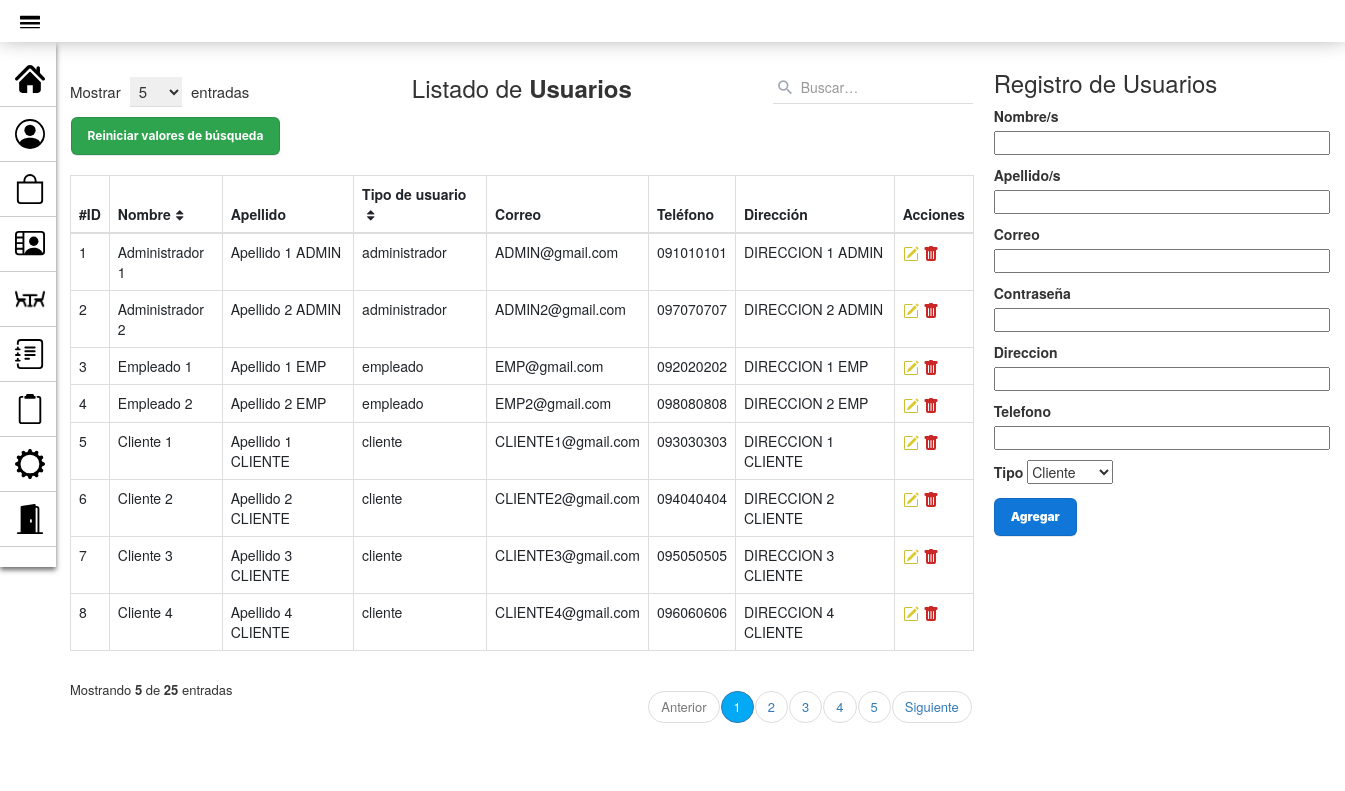
Page /PAGINA_GestionUsuarios.php on the committed database.
### tables this page shows
CREATE TABLE `usuario` (
  `id_usuario` int(10) PRIMARY KEY NOT NULL AUTO_INCREMENT COMMENT 'ID del Usuario',
  `nombre` varchar(40) NOT NULL COMMENT 'Nombre del Usuario',
  `apellido` varchar(40) NOT NULL COMMENT 'Apellido del Usuario',
  `correo` varchar(60) NOT NULL COMMENT 'Correo del Usuario',
  `password` varchar(20) NOT NULL COMMENT 'Clave del Usuario',
  `direccion` varchar(80) DEFAULT NULL COMMENT 'Direcciín de envío del Usuario',
  `telefono` varchar(18) DEFAULT NULL COMMENT 'Teléfono de contacto del Usuario',
  `tipo` varchar(30) NOT NULL DEFAULT 'cliente' COMMENT 'Tipo de usuario, para las jerarquias y permisos'
);

### modelo/conexion.php (called while the page is built)
<?php
class Conectar{
    public static function conexion (){
        try{
            $host ="localhost";
            $user ="root";
            $pass="";
            $bd="proyecto_grupo2";
            $con = mysqli_connect($host,$user,$pass);
            mysqli_select_db($con,$bd);
            return $con;
        }catch(Exception $e){
    die('Error'.$e->getMessage());
    echo "La linea de error " . $e->getLine();
        }
    }
    }
?>

### modelo/Usuario.php (called while the page is built, shortened)
<?php
class Usuario
{
    private $con;
    private $usuario;
    public function __construct()
    {
        require_once("conexion.php");
        $this->con = Conectar::conexion();
        $this->usuario = array();
    }
    public function listar_usuarios()
    {
        $sql = "SELECT * FROM usuario ORDER BY id_usuario";
        $query = mysqli_query($this->con, $sql);
        while ($filas = mysqli_fetch_array($query)) {
            $this->usuario[] = $filas;
        }
        return $this->usuario;
    }
}
?>

### vista/Usuarios_VISTA.php (the view, shortened to what this page needs)
<!DOCTYPE html>
<html lang="es">
<head>
    <link rel="stylesheet" href="assets/styles2.css">
    <link href="https://cdn.jsdelivr.net/npm/bootstrap@5.2.0/dist/css/bootstrap.min.css" rel="stylesheet">
    <link href="https://maxcdn.bootstrapcdn.com/bootstrap/3.3.7/css/bootstrap.min.css" rel="stylesheet">
</head>
<body>
    <div class="container">
        <div class="table-responsive">
            <div class="table-wrapper">
                <div class="table-title">
                    <div class="row">
                        <div class="col-xs-4">
                            <div class="show-entries">
                                <span>Mostrar</span>
                                <select>
                                    <option>5</option>
                                </select>
                                <span>entradas</span>
                            </div>
                        </div>
                        <div class="col-xs-4">
                            <h2 class="text-center">Listado de <b>Usuarios</b></h2>
                        </div>
                        <?php require_once("vista/BUSCAR_Usuario_VISTA.php"); ?>
                        <table class="table table-bordered">
                            <thead>
                                <tr>
                                    <th>#ID</th>
                                    <th>Nombre<i class="fa fa-sort"></i></th>
                                    <th>Apellido</th>
                                    <th>Tipo de usuario<i class="fa fa-sort"></i></th>
                                    <th>Correo</i></th>
                                    <th>Teléfono</th>
                                    <th>Dirección</th>
                                    <th>Acciones</th>
                                </tr>
                            </thead>
                            <tbody>
                                <?php foreach ($matrizUsuario as $usuario) : ?>
                                    <tr>
                                        <td scope="row"><?php echo $usuario['id_usuario'] ?></td>
                                        <td><?php echo $usuario['nombre'] ?></td>
                                        <td><?php echo $usuario['apellido'] ?></td>
                                        <td><?php echo $usuario['tipo'] ?></td>
                                        <td><?php echo $usuario['correo'] ?></td>
                                        <td><?php echo $usuario['telefono'] ?></td>
                                        <td><?php echo $usuario['direccion'] ?></td>
                                        <td>
                                            <a href="PAGINA_ModificarUsuario.php?id=<?php echo $usuario['id_usuario'] ?>" title="Editar"><img src="assets/iconos/icono-editar-2.svg"></a>
                                            <a href="controlador/eliminar_Usuario_controlador.php?id=<?php echo $usuario['id_usuario'] ?>" title="Eliminar" onclick="javascript:return asegurar();"><img src="assets/iconos/icono-papelera.svg"></a></a>
                                        </td>
                                    </tr>
                                <?php endforeach; ?>
                            </tbody>
                        </table>
                        <div class="clearfix">
                            <div class="hint-text">Mostrando <b>5</b> de <b>25</b> entradas</div>
                            <ul class="pagination">
                                <li class="page-item disabled"><a href="#">Anterior</a></li>
                                <li class="page-item active"><a href="#" class="page-link">1</a></li>
                                <li class="page-item"><a href="#" class="page-link">2</a></li>
                                <li class="page-item"><a href="#" class="page-link">3</a></li>
                                <li class="page-item"><a href="#" class="page-link">4</a></li>
                                <li class="page-item"><a href="#" class="page-link">5</a></li>
                                <li class="page-item"><a href="#" class="page-link">Siguiente</a></li>
                            </ul>
                        </div>
                    </div>
                </div>
</body>
</html>

### assets/styles2.css (style rules this page uses)
body { font-family: 'Roboto', sans-serif; background-repeat: no-repeat; background-size: cover; }
.table-responsive { margin: 50px 0; margin-left: 20px; }
.table-wrapper { min-width: 35em; background: #fff; padding: 20px; box-shadow: 0 1px 1px rgba(0, 0, 0, .05); }
.table-title { font-size: 15px; padding-bottom: 10px; margin: 0 0 10px; min-height: 45px; }
.table-title h2 { margin: 5px 0 0; font-size: 24px; }
.table-title select { border-color: #ddd; border-width: 0 0 1px 0; padding: 3px 10px 3px 5px; margin: 0 5px; }
.table-title .show-entries { margin-top: 7px; }
table.table tr th, table.table tr td { border-color: #e9e9e9; }
table.table th i { font-size: 13px; margin: 0 5px; cursor: pointer; }
table.table td:last-child { width: fit-content; }
table.table td a { color: #a0a5b1; }
.pagination { float: right; margin: 0 0 5px; }
.pagination li a { border: none; font-size: 13px; min-width: 30px; min-height: 30px; padding: 0 10px; color: #999; margin: 0 2px; line-height: 30px; border-radius: 30px !important; text-align: center; }
.pagination li.active a { background: #03A9F4; }
.hint-text { float: left; margin-top: 10px; font-size: 13px; }

### assets/styles_navbar.css (style rules this page uses)
* { margin: 0px; padding: 0px; }

### rows in the picture
usuario: id_usuario "1", nombre "Administrador 1", apellido "Apellido 1 ADMIN", tipo "administrador", correo "ADMIN@gmail.com", telefono "091010101", direccion "DIRECCION 1 ADMIN"
usuario: id_usuario "2", nombre "Administrador 2", apellido "Apellido 2 ADMIN", tipo "administrador", correo "ADMIN2@gmail.com", telefono "097070707", direccion "DIRECCION 2 ADMIN"
usuario: id_usuario "3", nombre "Empleado 1", apellido "Apellido 1 EMP", tipo "empleado", correo "EMP@gmail.com", telefono "092020202", direccion "DIRECCION 1 EMP"
usuario: id_usuario "4", nombre "Empleado 2", apellido "Apellido 2 EMP", tipo "empleado", correo "EMP2@gmail.com", telefono "098080808", direccion "DIRECCION 2 EMP"
usuario: id_usuario "5", nombre "Cliente 1", apellido "Apellido 1 CLIENTE", tipo "cliente", correo "CLIENTE1@gmail.com", telefono "093030303", direccion "DIRECCION 1 CLIENTE"
usuario: id_usuario "6", nombre "Cliente 2", apellido "Apellido 2 CLIENTE", tipo "cliente", correo "CLIENTE2@gmail.com", telefono "094040404", direccion "DIRECCION 2 CLIENTE"
usuario: id_usuario "7", nombre "Cliente 3", apellido "Apellido 3 CLIENTE", tipo "cliente", correo "CLIENTE3@gmail.com", telefono "095050505", direccion "DIRECCION 3 CLIENTE"
usuario: id_usuario "8", nombre "Cliente 4", apellido "Apellido 4 CLIENTE", tipo "cliente", correo "CLIENTE4@gmail.com", telefono "096060606", direccion "DIRECCION 4 CLIENTE"
